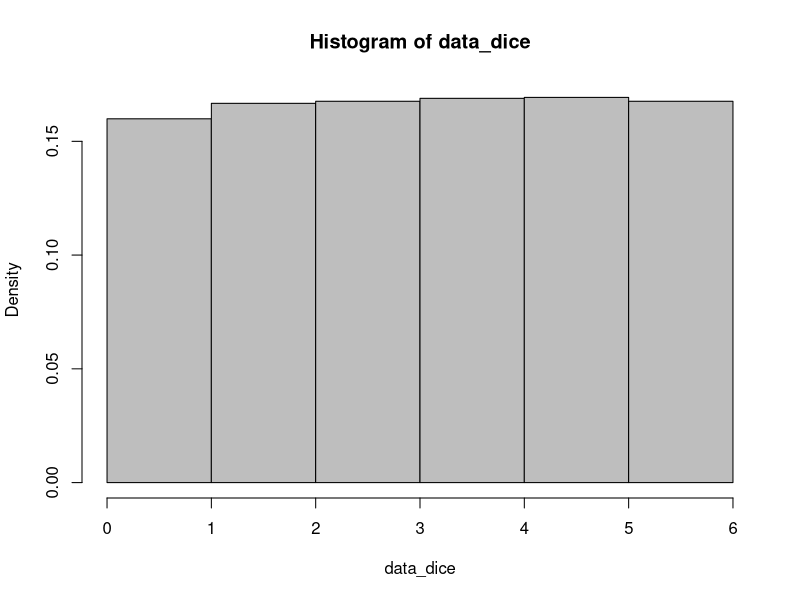
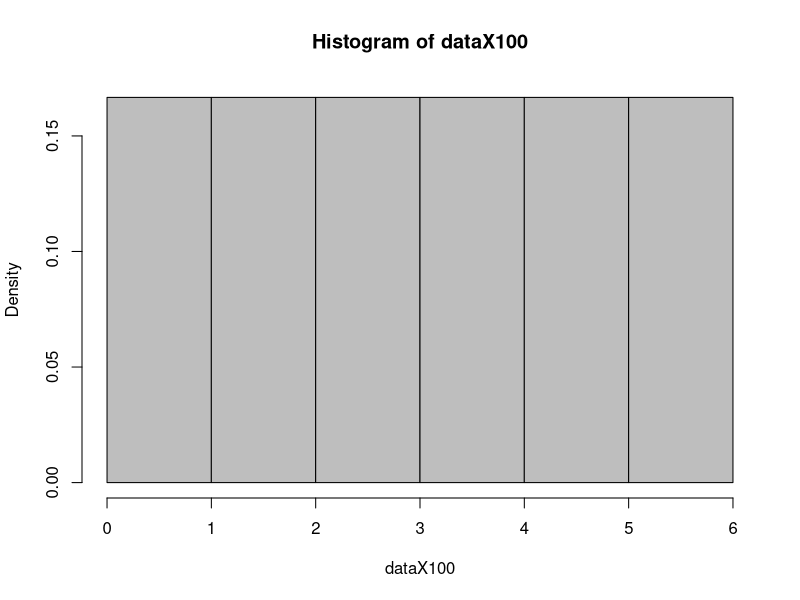
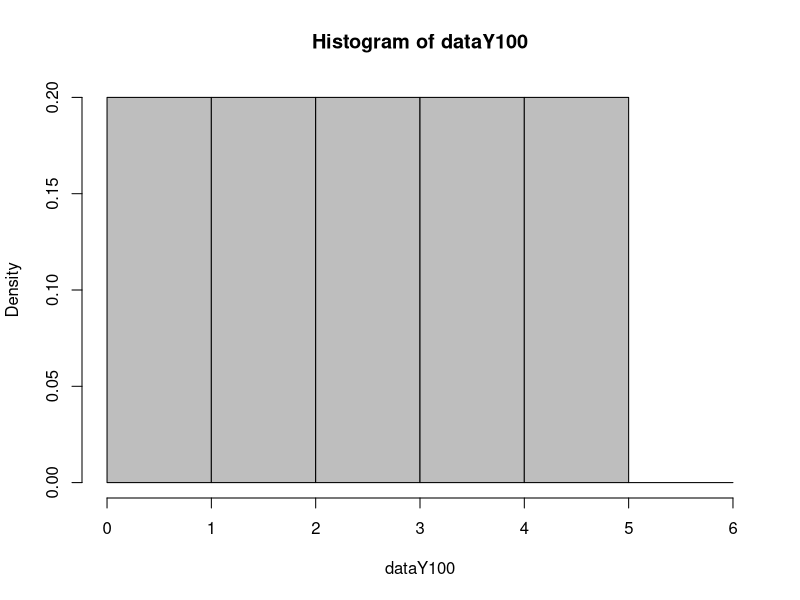

Recreate these plots in R, in order.
data_dice <- floor(runif(10000,1,7))
hist(data_dice,breaks=c(0,1,2,3,4,5,6),probability=T,col="gray") # dice probability
mean(data_dice)
# http://takenaka-akio.org/doc/r_auto/series.html
dataX <- c(1,2,3,4,5,6)
dataX100 <- rep(dataX,100)
hist(dataX100,breaks=c(0,1,2,3,4,5,6),probability=T,col="gray") # dice probability
mean(dataX100)
var(dataX100)

dataY <- c(1,2,3,4,5)
dataY100 <- rep(dataY,100)
hist(dataY100,breaks=c(0,1,2,3,4,5,6),probability=T,col="gray") # dice probability
mean(dataY100)
var(dataY100)

t.test(dataX100,dataY100)